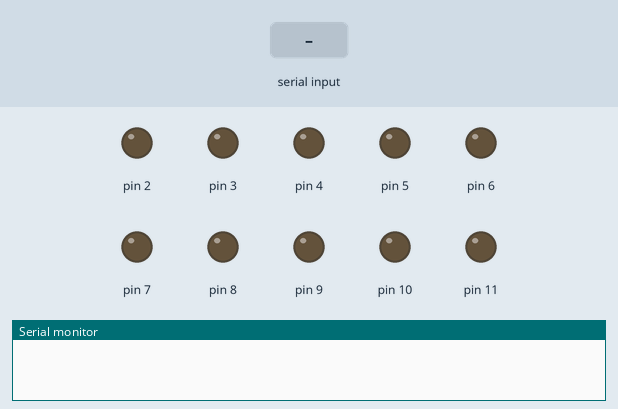
Simulated run of this sketch. Board: Arduino Uno, built with avr-gcc and run on an emulated ATmega328P. On the bench: output pins drawn as LEDs (lit = HIGH), the last lines printed to the serial monitor. The test bench sets the inputs (shaded band).

Above: at 1.2 s.
1.3 s: "0" received over the second serial link
At 1.8 s:
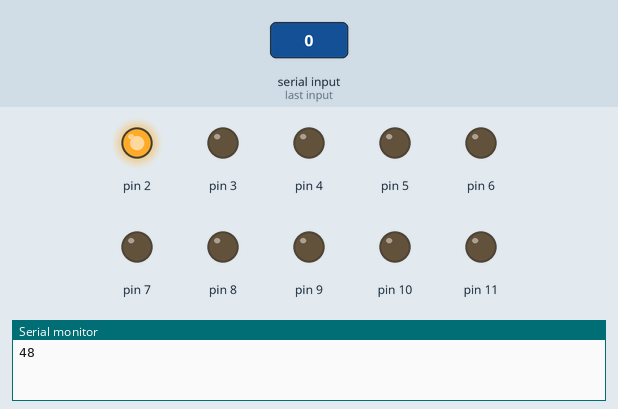
2.9 s: "1" received over the second serial link
At 4.6 s:
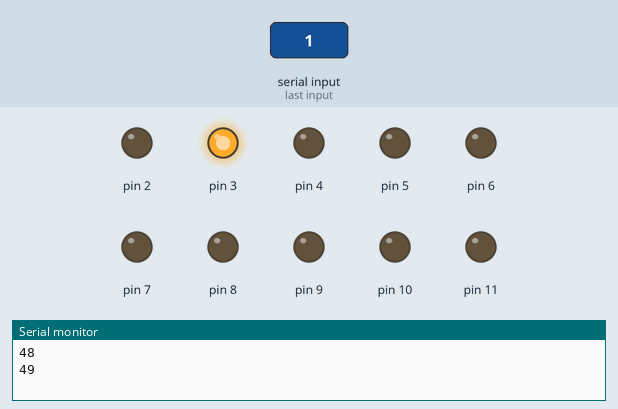
5.0 s: "2" received over the second serial link
At 6.2 s:
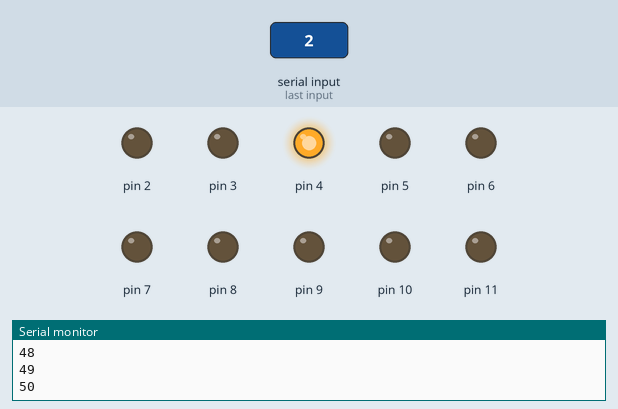
7.1 s: "3" received over the second serial link
At 8.9 s:
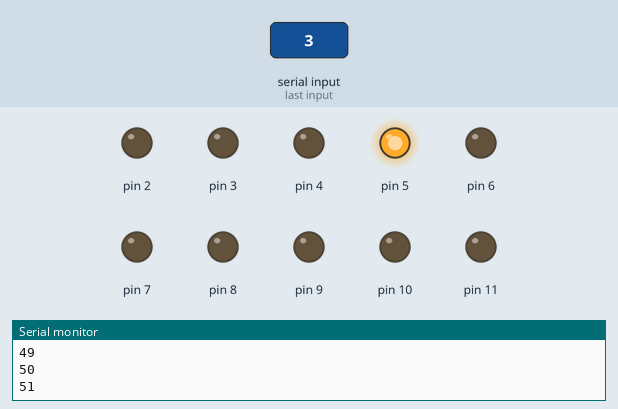
9.2 s: "4" received over the second serial link
At 10.6 s:
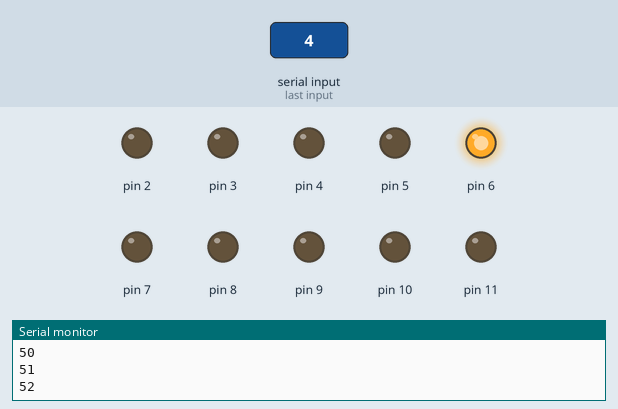
11.3 s: "5" received over the second serial link
At 12.2 s:
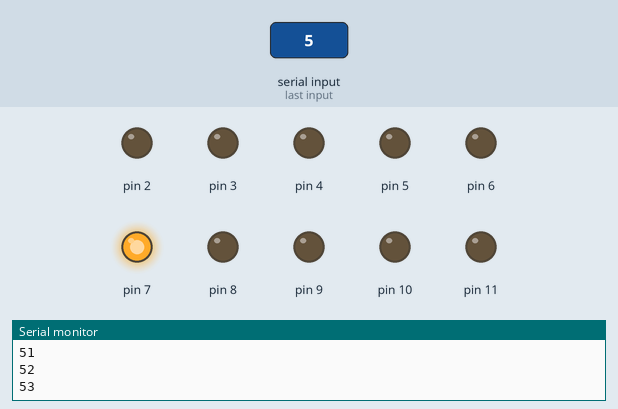
Timing chart, 0 to 14.3 s (numbered marks = the images above; inputs shaded):
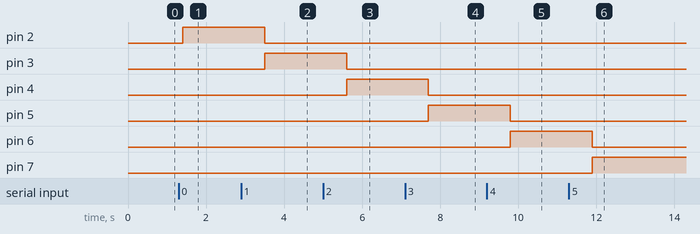

Measured:
- after the input at 1.3 s, pin 2: LOW → HIGH after 0.10 s
- after the input at 2.9 s, pin 2: HIGH → LOW after 0.60 s; pin 3: LOW → HIGH after 0.60 s
- after the input at 5.0 s, pin 3: HIGH → LOW after 0.60 s; pin 4: LOW → HIGH after 0.60 s
- after the input at 7.1 s, pin 4: HIGH → LOW after 0.60 s; pin 5: LOW → HIGH after 0.60 s
- after the input at 9.2 s, pin 5: HIGH → LOW after 0.60 s; pin 6: LOW → HIGH after 0.60 s
- after the input at 11.3 s, pin 6: HIGH → LOW after 0.60 s; pin 7: LOW → HIGH after 0.60 s

The sketch:

Arduino2.ino
```cpp
#include<SoftwareSerial.h>

#define TxD 12
#define RxD 13


SoftwareSerial bluetoothSerial(TxD, RxD);

int c;

void setup(){

  // initialize the LED pins as an output:
  pinMode (2, OUTPUT);
  pinMode (3, OUTPUT);
  pinMode (4, OUTPUT);
  pinMode (5, OUTPUT);
  pinMode (6, OUTPUT);
  pinMode (7, OUTPUT);
  pinMode (8, OUTPUT);
  pinMode (9, OUTPUT);
  pinMode (10,OUTPUT);
  pinMode (11,OUTPUT);
  bluetoothSerial.begin(9600);
  Serial.begin (9600); // initialize serial communications:
}

void loop (){

  // read the value of the potentiometer:
  if(bluetoothSerial.available()){
    c = bluetoothSerial.read();
    Serial.println(c);
  // delay in between reads for stability:
  delay (100);

 if (c==48){
  digitalWrite(2, HIGH);
  delay(2000);
} else {
  digitalWrite(2, LOW);
}
 if (c==49){
  digitalWrite(3, HIGH);
  delay(2000);
} else {
  digitalWrite(3, LOW);
}
  if (c==50){
  digitalWrite(4, HIGH);
  delay(2000);
} else {
  digitalWrite(4, LOW);
}
 // if the analog value is high enough, turn on the LED:
if (c==51){
  digitalWrite(5, HIGH);
  delay(2000);
} else {
  digitalWrite(5, LOW);
}
if (c==52){
  digitalWrite(6, HIGH);
  delay(2000);
} else {
  digitalWrite(6, LOW);
}
if (c==53){
  digitalWrite(7, HIGH);
  delay(2000);
} else {
  digitalWrite(7, LOW);
}
if (c==54){
  digitalWrite(8, HIGH);
  delay(2000);
} else {
  digitalWrite(8, LOW);
}
if (c==55){
  digitalWrite(9, HIGH);
  delay(2000);
} else {
  digitalWrite(9, LOW);
}
if (c==56){
  digitalWrite(10, HIGH);
  delay(2000);
} else {
  digitalWrite(10, LOW);
}
if (c==57){
  digitalWrite(11, HIGH);
  delay(200);
  digitalWrite(11, LOW);
  delay(200);
  digitalWrite(11, HIGH);
  delay(200);
  digitalWrite(11, LOW);
  delay(200);
  digitalWrite(11, HIGH);
  delay(200);
  digitalWrite(11, LOW);
  delay(200);
  digitalWrite(11, HIGH);
  delay(200);
  digitalWrite(11, LOW);
  delay(200);
  digitalWrite(11, HIGH);
  delay(200);
  digitalWrite(11, LOW);
  delay(200);
  digitalWrite(11, HIGH);
  delay(200);
  digitalWrite(11, LOW);


} else {
  digitalWrite(11, LOW);
}
  }
}
```
